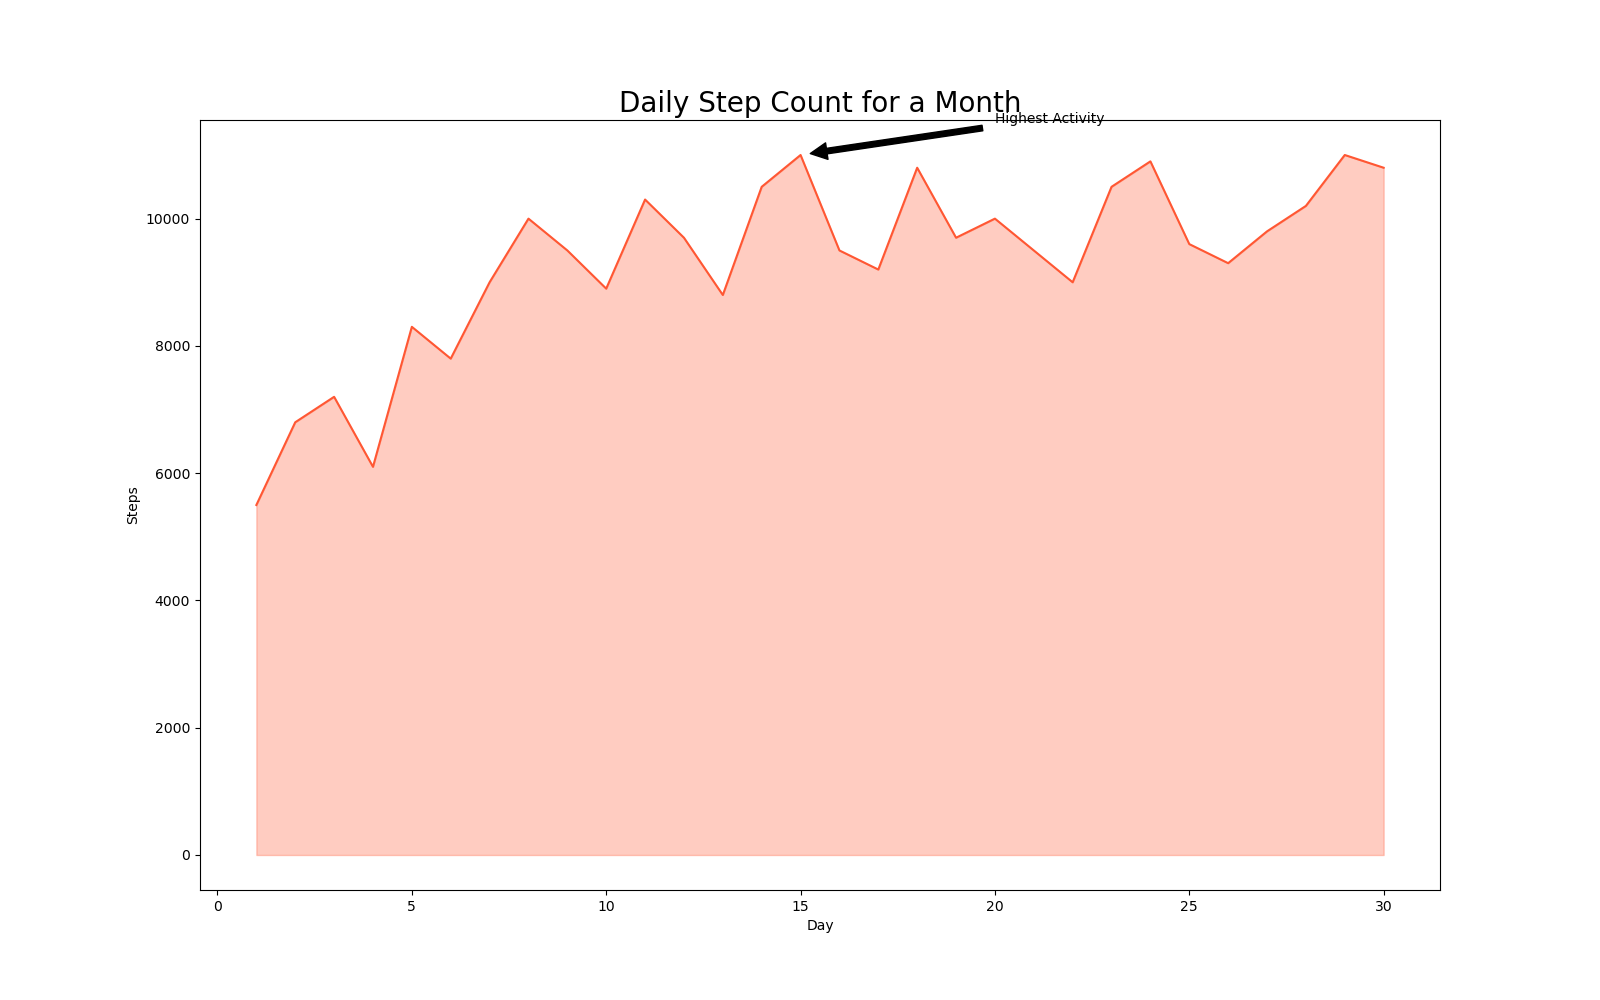

Write Python code to recreate this figure.

import seaborn as sns
import pandas as pd
import matplotlib.pyplot as plt

data = {
    "Day": list(range(1, 31)),
    "Steps": [5500, 6800, 7200, 6100, 8300, 7800, 9000, 10000, 9500, 8900, 10300, 9700, 8800, 10500, 11000, 9500, 9200, 10800, 9700, 10000, 9500, 9000, 10500, 10900, 9600, 9300, 9800, 10200, 11000, 10800]
}

data_df = pd.DataFrame(data)

plt.figure(figsize=(16, 10))
sns_line = sns.lineplot(data=data_df, x="Day", y="Steps", color="#FF5733")
sns_line.fill_between(data_df.Day, data_df.Steps, color="#FF5733", alpha=0.3)

plt.annotate('Highest Activity', xy=(15, data_df.loc[14, 'Steps']),
             xytext=(20, data_df.Steps.max() + 500),
             arrowprops=dict(facecolor='black', shrink=0.05))

sns_line.set_title('Daily Step Count for a Month', fontsize=20, loc='center')
sns_line.set_xlabel('Day')
sns_line.set_ylabel('Steps')
plt.show()
